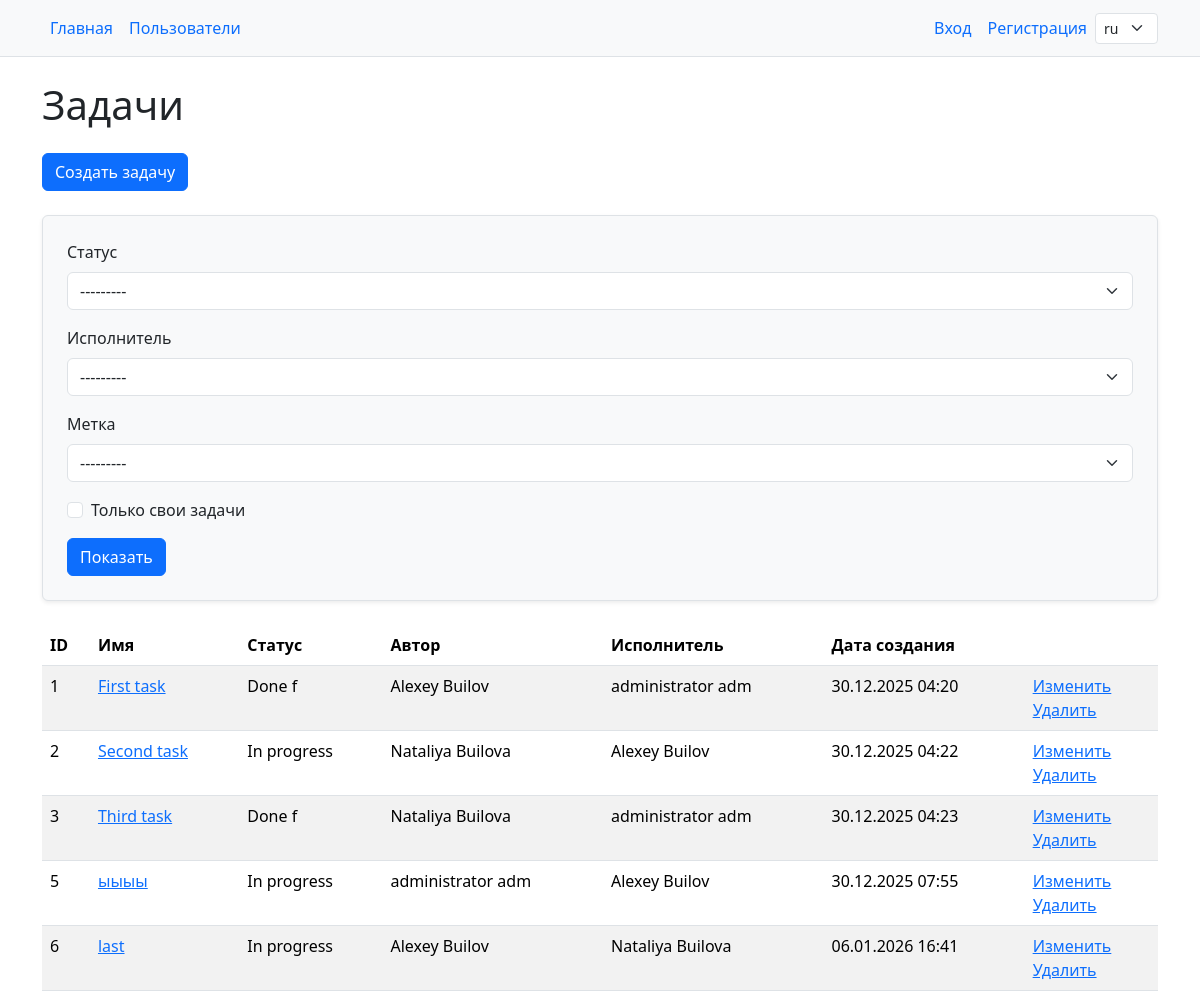
/tasks/, run on an earlier commit of the app's database.
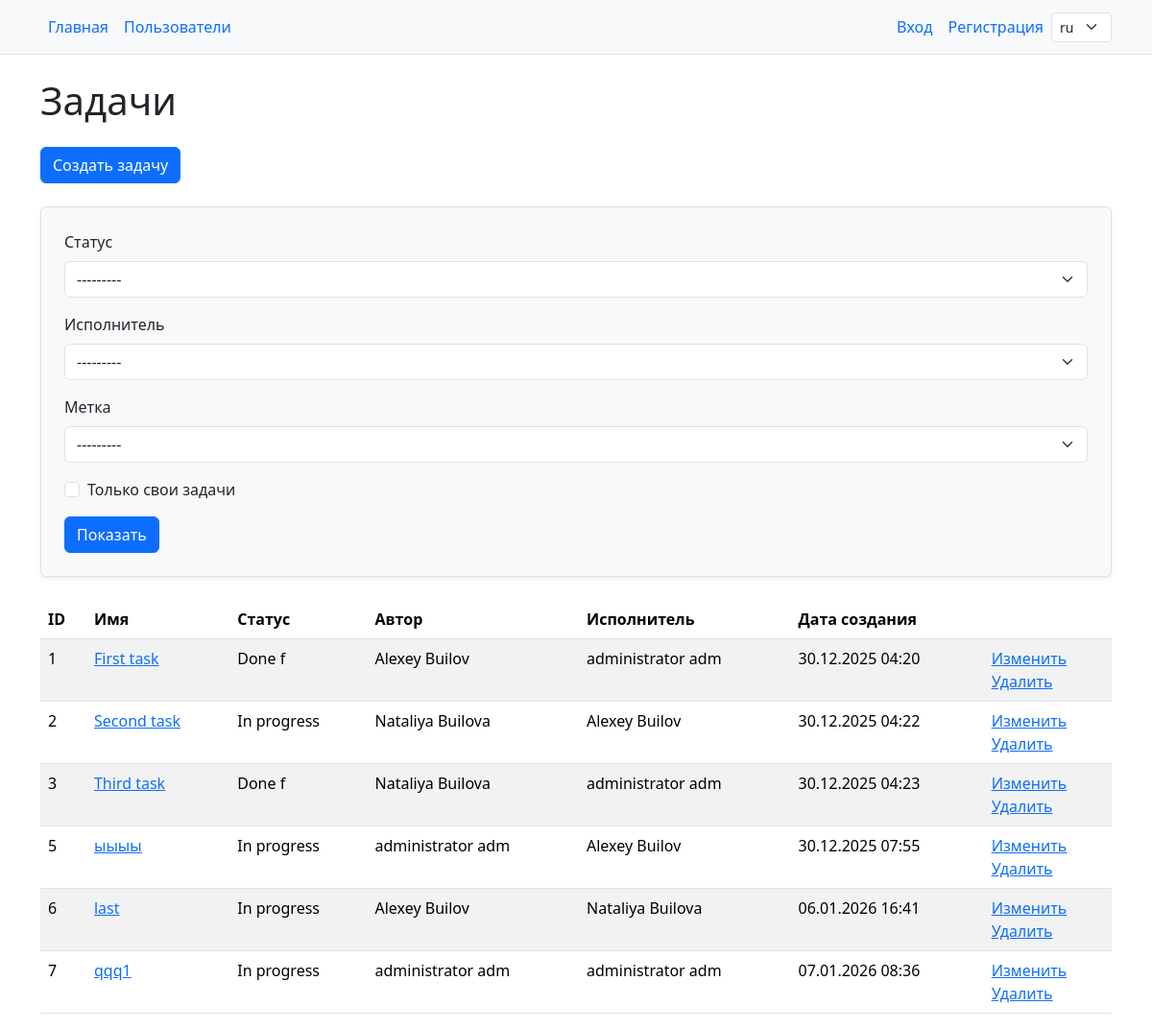
And on a later commit of the database.
### task_manager/tasks/models.py (models this page shows, shortened)
class Task(models.Model):
    name = models.CharField(max_length=100, unique=True)
    description = models.TextField()
    created_at = models.DateTimeField(auto_now_add=True)
    author = models.ForeignKey(
        User,
        on_delete=models.PROTECT,
        related_name='created_tasks',
    )
    status = models.ForeignKey(
        TaskStatus,
        on_delete=models.PROTECT,
        related_name='tasks'
    )
    labels = models.ManyToManyField(
        Label,
        related_name='tasks',
        blank=True,
    )

### task_manager/statuses/models.py (models this page shows)
class TaskStatus(models.Model):
    name = models.CharField(max_length=100, unique=True)
    created_at = models.DateTimeField(auto_now_add=True)
    def __str__(self):
        return self.name

### task_manager/tasks/views.py (the view)
# urls.py: path('', TasksListView.as_view(), name='index'),
class TasksListView(ListView):
    model = Task
    template_name = 'tasks/index.html'
    context_object_name = 'tasks'
    def get_queryset(self):
        executor_sq = TaskMembership.objects.filter(
            task=OuterRef('pk'),
            role='executor'
        ).annotate(
            full_name=Concat(
                'user__first_name',
                Value(' '),
                'user__last_name'
            )
        ).values('full_name')[:1]
        qs = (
            Task.objects
            .select_related('author', 'status')
            .annotate(executor=Subquery(executor_sq))
        )
        self.filterset = TaskFilter(
            self.request.GET or None,
            queryset=qs,
            request=self.request,
            user=self.request.user
        )
        return self.filterset.qs.distinct().order_by('pk')
    def get_context_data(self, **kwargs):
        context = super().get_context_data(**kwargs)
        context['filter'] = self.filterset
        return context

### task_manager/labels/models.py (called while the page is built)
    def __str__(self):
        return self.name

### task_manager/templates/tasks/index.html (shortened to what this page needs)
{% extends 'layout.html' %}
{% load i18n %}
{% block content %}
<div class="container wrapper flex-grow-1">
    <h1 class="my-4">{% translate "Tasks" %}</h1>
    <a href="{% url 'tasks:create' %}" class="btn btn-primary mb-4">{% translate "Create task" %}</a>
    <form method="get" class="p-4 bg-light rounded border shadow-sm mb-4">
        <div class="mb-3">
            <label for="id_status" class="form-label">{% trans "Status" %}</label>
            {{ filter.form.status }}
        </div>
        <div class="mb-3">
            <label for="id_executor" class="form-label">{% trans "Executor" %}</label>
            {{ filter.form.executor }}
        </div>
        <div class="mb-3">
            <label for="id_labels" class="form-label">{% trans "Label" %}</label>
            {{ filter.form.labels }}
        </div>
        <div class="form-check mb-3">
            {{ filter.form.user_tasks }}
            <label class="form-check-label" for="{{ filter.form.user_tasks.id_for_label }}">
                {% trans "Only your tasks" %}
            </label>
        </div>
        <button type="submit" class="btn btn-primary">{% translate "Show" %}</button>
    </form>
    {% if tasks %}
    <table class="table table-striped">
        <thead>
        <tr>
            <th>ID</th>
            <th>{% trans "Name" %}</th>
            <th>{% trans "Status" %}</th>
            <th>{% trans "Author" %}</th>
            <th>{% trans "Executor" %}</th>
            <th>{% trans "Create date" %}</th>
            <th></th>
        </tr>
        </thead>
        <tbody>
        {% for task in tasks %}
        <tr>
            <td>{{ task.id }}</td>
            <td><a href="{% url 'tasks:show' task.pk %}">{{ task.name }}</a></td>
            <td>{{ task.status }}</td>
            <td>{{ task.author.first_name }} {{ task.author.last_name }}</td>
            <td>{{ task.executor }}</td>
            <td>{{ task.created_at|date:"d.m.Y H:i" }}</td>
            <td>
                <a href="{% url 'tasks:update' task.pk %}">{% trans "Edit" %}</a><br>
                <a href="{% url 'tasks:delete' task.pk %}">{% trans "Remove" %}</a>
            </td>
        </tr>
        {% endfor %}
        </tbody>
    </table>
    {% endif %}
    {% endblock %}

### task_manager/templates/layout.html (shortened to what this page needs)
<!DOCTYPE html>
{% load i18n %}
{% get_current_language as LANGUAGE_CODE %}
{% load widget_tweaks %}
<html lang="{{ LANGUAGE_CODE }}">
<head>
    {% load static %}
    <link href="https://cdn.jsdelivr.net/npm/bootstrap@5.3.3/dist/css/bootstrap.min.css" rel="stylesheet">
</head>
<body>
<main>
    <nav class="py-2 bg-body-tertiary border-bottom">
        <div class="container d-flex flex-wrap align-items-center">
            <ul class="nav me-auto">
                <li class="nav-item"><a href="/" class="nav-link px-2 active">{% trans "Home" %}</a></li>
                <li class="nav-item">
                    <a href="{% url 'users:index' %}" class="nav-link px-2">{% trans "Users" %}</a>
                </li>
            </ul>
            <ul class="nav align-items-center">
                {% if user.is_authenticated %}
                <li class="nav-item">
                    <span class="nav-link px-2 text-muted">
                        {{ user.username }}
                    </span>
                </li>
                <li class="nav-item">
                    <form method="post" action="{% url 'logout' %}" class="d-inline">
                        {% csrf_token %}
                        <button type="submit" class="nav-link btn btn-link px-2">
                            {% trans "Logout" %}
                        </button>
                    </form>
                </li>
                {% else %}
                <li class="nav-item">
                    <a href="{% url 'login' %}" class="nav-link px-2">
                        {% trans "Login" %}
                    </a>
                </li>
                <li class="nav-item">
                    <a href="{% url 'users:create' %}" class="nav-link px-2">
                        {% trans "Sign up" %}
                    </a>
                </li>
                {% endif %}
                <li class="nav-item dropdown">
                    <form action="{% url 'set_language' %}" method="post" class="m-0">
                        <select name="language" class="form-select form-select-sm dropdown-toggle"
                                onchange="this.form.submit()" style="display:inline-block; width:auto;">
                            {% get_available_languages as LANGUAGES %}
                            {% for lang_code, _ in LANGUAGES %}
                                <option value="{{ lang_code }}" {% if lang_code == LANGUAGE_CODE %}selected{% endif %}>
                                    {{ lang_code }}
                                </option>
                            {% endfor %}
                        </select>
                    </form>
                </li>
            </ul>
        </div>
    </nav>
    {% block content %}
    {% endblock %}
</main>
</body>
</html>

What changed in the data, as far as the page shows it:
added Task: id "7", name "qqq1", status "In progress", author.first_name "administrator", author.last_name "adm", executor "administrator adm", created_at "07.01.2026 08:36"
